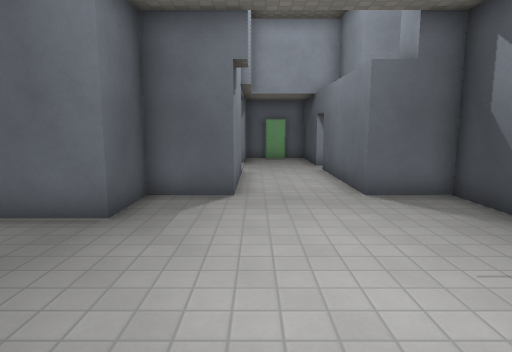
[1] (above)

13 first-person views from a walk through a Godot game level. The camera is 1.5 m above the floor, tilts 8° down and sees 75° across. The floor is counted in squares, 1 m on a side. Each view is taken from the middle of a square. On the plan, view 1 faces up. The plan holds only what a view shows up to about 15 squares ahead; the rest is blank. The place goes on beyond the plan. Surface patterns are stand-ins for the level's own textures.

[2]
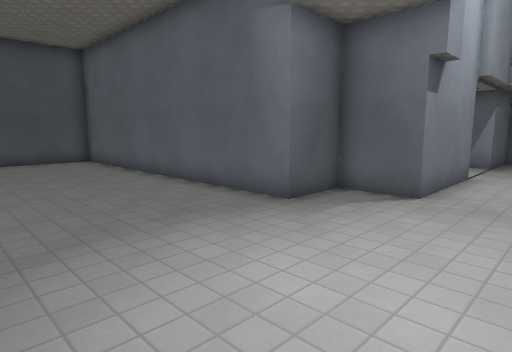

[3]
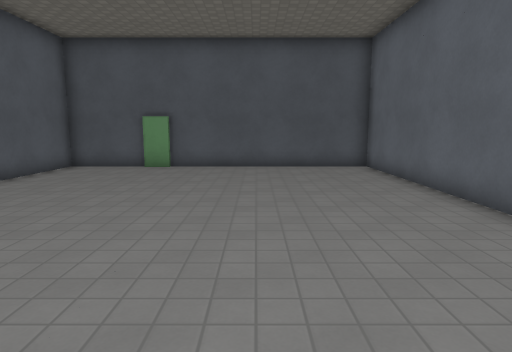

[4]
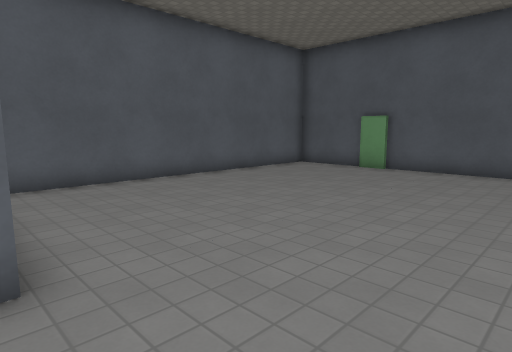

[5]
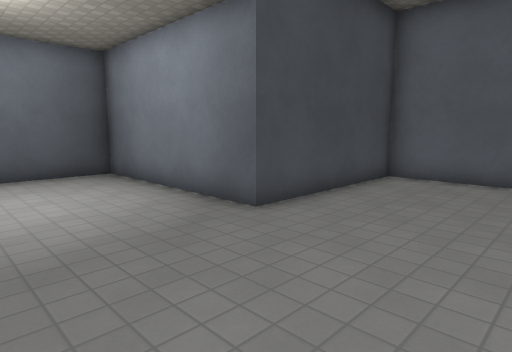

[6]
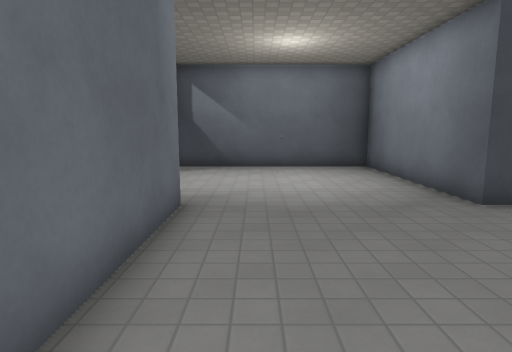

[7]
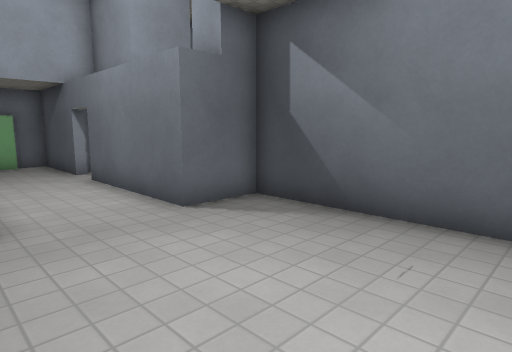

[8]
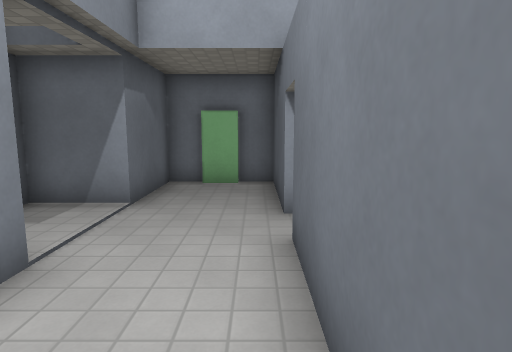

[9]
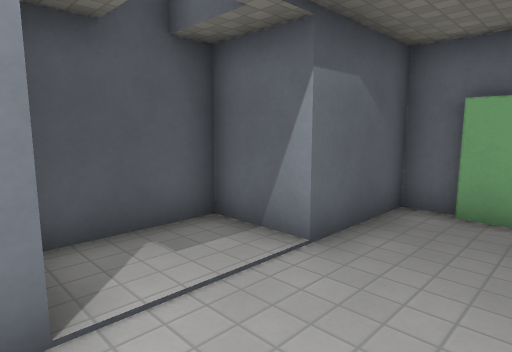

[10]
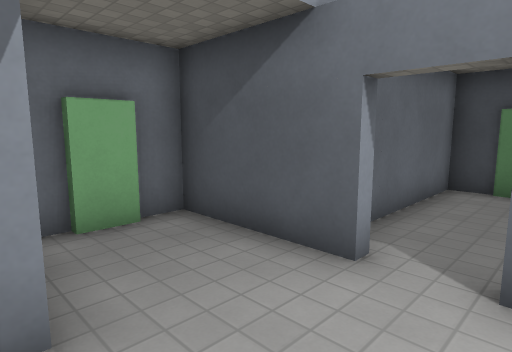

[11]
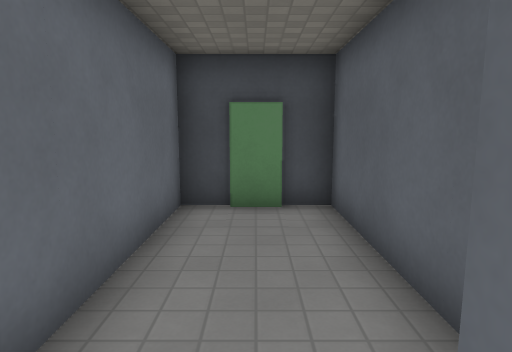

[12]
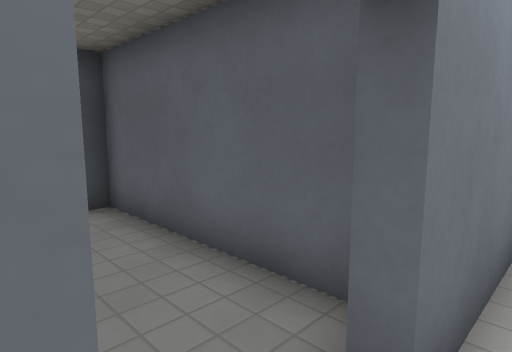

[13]
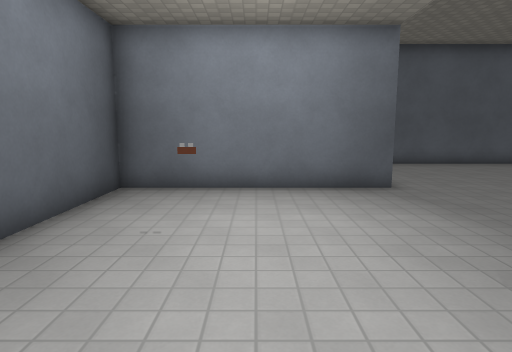

### Floor plan
Ten units are one square. View 1 is at (0, 0); x grows to the right and y downward. Boxes are objects, and circles mark ways between rooms. Rooms are numbered by the first view taken in them; rooms with no view inside come last. Other rooms are left out.
<svg viewBox="-150 -180 240 250">
<path fill="none" stroke="#000" d="M-143 24 -143 35M-5 -116 -5 -75 -25 -75 -25 -55 -145 -55 -145 25M-145 35 -145 65 -25 65 -25 5 45 5 45 -75 25 -75 25 -124M25 -138 25 -175 15 -175M6 -175 -5 -175 -5 -145 -25 -145 -25 -119M16 -173 5 -173M32 -115 85 -115 85 -145 30 -145M25 -124 29 -124"/>
<rect x="15" y="-35" width="10" height="10" fill="#bbb"><title>other object</title></rect>
<circle cx="30" cy="-130" r="3" fill="#2a7"/>
<text x="-50" y="-20">1</text>
<text x="60" y="-130">2</text>
</svg>
Room 1 opens to room 2.

Where each view was taken, in squares from view 1:
view 1: 0 up, 0 right, facing up
view 2: 0 up, 2 right, facing up-left
view 3: 1 up, 1 left, facing left
view 4: 3 up, 2 left, facing down-left
view 5: 4 up, 7 left, facing down-right
view 6: 4 up, 9 left, facing right
view 7: 2 up, 1 left, facing up-right
view 8: 8 up, 2 right, facing up
view 9: 11 up, 2 right, facing up-left
view 10: 12 up, 1 left, facing up-right
view 11: 13 up, 2 right, facing right
view 12: 14 up, 2 right, facing down-right
view 13: 8 up, 1 right, facing down
